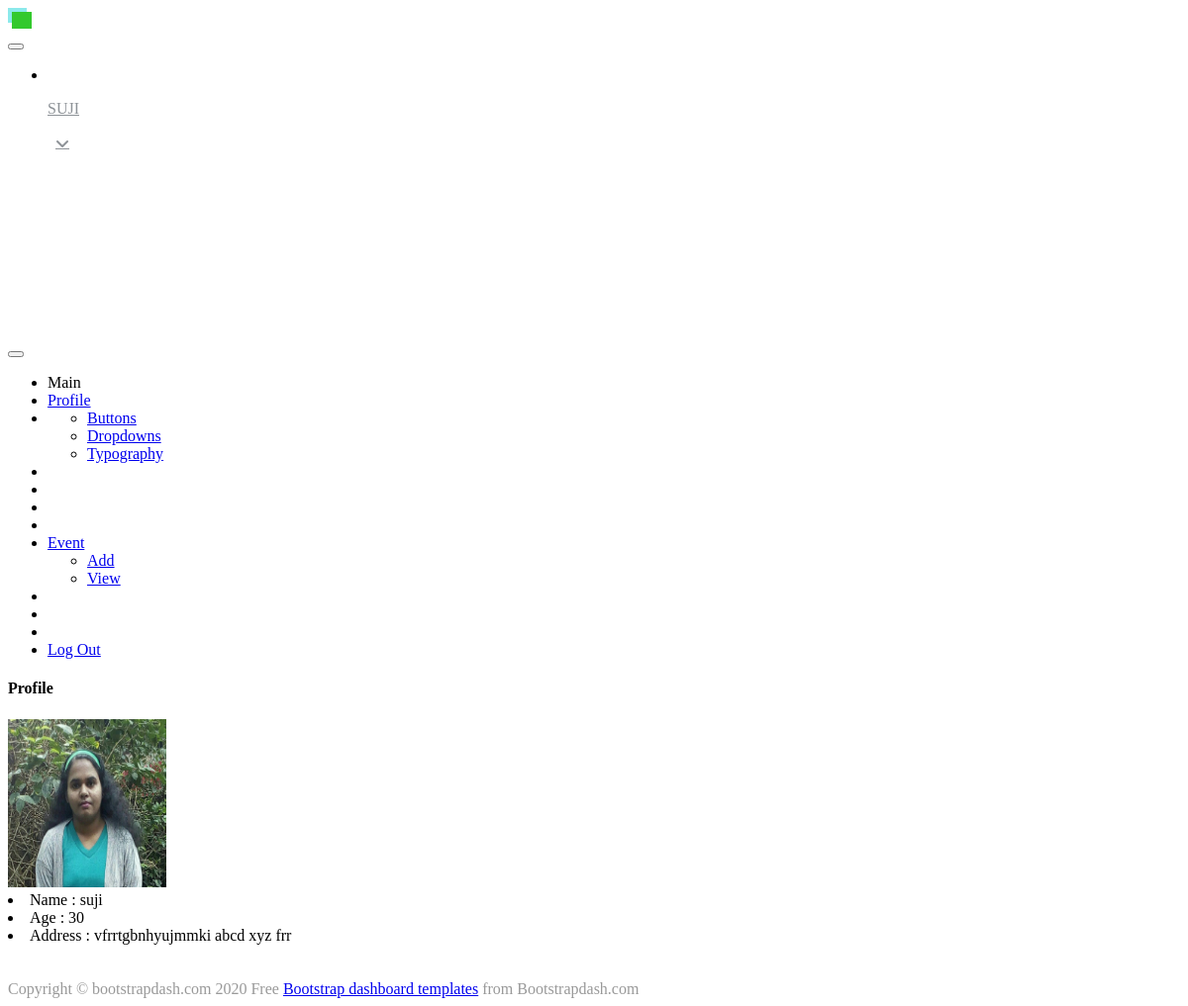
Page /profileview (signed in) on the committed database.
### demoapp/models.py (models this page shows)
class Login(AbstractUser):
    is_user=models.BooleanField(default=False)

class userlogin(models.Model):
    user=models.ForeignKey(Login,on_delete=models.CASCADE)
    name=models.CharField(max_length=30)
    age=models.IntegerField(null=True,blank=True)
    address=models.TextField(max_length=200)
    image=models.ImageField()
    def __str__(self):
        return self.name

### demoapp/views.py (the view)
# urls.py: path('profileview',views.profileview,name='profileview'),
def profileview(request):
    u = request.user
    data = userlogin.objects.filter(user=u)
    print(data)
    return render(request,'userpages/profileview.html',{'data':data})

### templates/userpages/profileview.html (shortened to what this page needs)
{% extends 'userpages/userhome.html' %}
{% load static %}
{% block content %}
<div class="card">
    <div class="card-body">
        <h4 class="card-title">Profile</h4>
        <form method ='post' enctype="multipart/form-data">
        {% for i in data %}
            <div class="template-demo">
                <div><img style="height: 170px;width: 160px;" src="{{i.image.url}}" ></div>
                <div style="color:black";>
                  <li class="list-group-item">Name : {{i.name}}</li>
                  <li class="list-group-item">Age : {{i.age}} </li>
                  <li class="list-group-item">Address : {{i.address}}</li>
                </div>
            </div>
            <br>
                <a class="btn btn-primary" href="{% url 'profileupdate' i.id %}">UPDATE</a>
                {% endfor %}
        </form>
    </div>
</div>
{% endblock %}

### templates/userpages/userhome.html (shortened to what this page needs)
<!DOCTYPE html>
<html lang="en">
{% load static %}
  <head>
    <link rel="stylesheet" href="{% static 'Admin/assets/vendors/mdi/css/materialdesignicons.min.css' %}">
    <link rel="stylesheet" href="{% static 'Admin/assets/vendors/flag-icon-css/css/flag-icon.min.css' %}">
    <link rel="stylesheet" href="{% static 'Admin/assets/vendors/css/vendor.bundle.base.css' %}">
    <link rel="stylesheet" href="{% static 'Admin/assets/vendors/font-awesome/css/font-awesome.min.css' %}" />
    <link rel="stylesheet" href="{% static 'Admin/assets/vendors/bootstrap-datepicker/bootstrap-datepicker.min.css' %}">
    <link rel="stylesheet" href="{% static 'Admin/assets/css/style.css' %}">
  </head>
  <body>
    <div class="container-scroller">
      <nav class="navbar default-layout-navbar col-lg-12 col-12 p-0 fixed-top d-flex flex-row">
        <div class="text-center navbar-brand-wrapper d-flex align-items-center justify-content-center">
          <a class="navbar-brand brand-logo-mini" href="index.html"><img src="{% static 'Admin/assets/images/logo-mini.svg' %}" alt="logo" /></a>
        </div>
        <div class="navbar-menu-wrapper d-flex align-items-stretch">
          <button class="navbar-toggler navbar-toggler align-self-center" type="button" data-toggle="minimize">
          </button>
          <ul class="navbar-nav navbar-nav-right">
            <li class="nav-item nav-profile dropdown">
              <a class="nav-link dropdown-toggle" id="profileDropdown" href="#" data-toggle="dropdown" aria-expanded="false">
                <div class="nav-profile-text">
                  <p class="mb-1 text-black">{{request.user}}</p>
                </div>
              </a>
            </li>
          </ul>
          <button class="navbar-toggler navbar-toggler-right d-lg-none align-self-center" type="button" data-toggle="offcanvas">
          </button>
        </div>
      </nav>
      <div class="container-fluid page-body-wrapper">
        <nav class="sidebar sidebar-offcanvas" id="sidebar">
          <ul class="nav">
            <li class="nav-item nav-category">Main</li>
            <li class="nav-item">
              <a class="nav-link" href="{% url 'profileview' %}">
                <span class="menu-title">Profile</span>
              </a>
            </li>
            <li class="nav-item">
              <div class="collapse" id="ui-basic">
                <ul class="nav flex-column sub-menu">
                  <li class="nav-item"> <a class="nav-link" href="pages/ui-features/buttons.html">Buttons</a></li>
                  <li class="nav-item"> <a class="nav-link" href="pages/ui-features/dropdowns.html">Dropdowns</a></li>
                  <li class="nav-item"> <a class="nav-link" href="pages/ui-features/typography.html">Typography</a></li>
                </ul>
              </div>
            </li>
            <li class="nav-item">
            </li>
            <li class="nav-item">
            </li>
            <li class="nav-item">
            </li>
            <li class="nav-item">
            </li>
            <li class="nav-item">
              <a class="nav-link" data-toggle="collapse" href="#auth" aria-expanded="false" aria-controls="auth">
                <span class="menu-title">Event</span>
              </a>
              <div class="collapse" id="auth">
                <ul class="nav flex-column sub-menu">
                  <li class="nav-item"> <a class="nav-link" href="{% url 'addevent' %}"> Add  </a></li>
                  <li class="nav-item"> <a class="nav-link" href="{% url 'viewevent' %}"> View </a></li>
                </ul>
              </div>
            </li>
            <li class="nav-item documentation-link">
            </li>
            <li class="nav-item sidebar-user-actions">
            </li>
            <li class="nav-item sidebar-user-actions">
            </li>
            <li class="nav-item sidebar-user-actions">
              <div class="sidebar-user-menu">
                <a href="{% url 'log' %}" class="nav-link">
                  <span class="menu-title">Log Out</span></a>
              </div>
            </li>
          </ul>
        </nav>
        <div class="main-panel">
          <div class="content-wrapper">
             {% block content %}{% endblock %}
                  </div>
                </div>
              </div>
            </div>
          <footer class="footer">
            <div class="footer-inner-wraper">
              <div class="d-sm-flex justify-content-center justify-content-sm-between">
                <span class="text-muted d-block text-center text-sm-left d-sm-inline-block">Copyright © bootstrapdash.com 2020</span>
                <span class="float-none float-sm-right d-block mt-1 mt-sm-0 text-center"> Free <a href="https://www.bootstrapdash.com/" target="_blank">Bootstrap dashboard templates</a> from Bootstrapdash.com</span>
              </div>
            </div>
          </footer>
  </body>
</html>

### static/css/style.css (style rules this page uses)
:root { --primary: #FDA12B; --secondary: #8D9297; --light: #F8F9FA; --dark: #182333; }
.btn { font-weight: 500; transition: .5s; }
.btn.btn-primary, .btn.btn-outline-primary:hover { color: #FFFFFF; }
.navbar .navbar-nav .nav-link { margin-left: 30px; padding: 25px 0; color: var(--secondary); font-weight: 500; text-transform: uppercase; outline: none; }
.navbar .dropdown-toggle::after { border: none; content: "\f107"; font-family: "Font Awesome 5 Free"; font-weight: 900; vertical-align: middle; margin-left: 8px; }
.footer { color: #999999; }

### rows in the picture
Login: user "SUJI"
userlogin: image (picture), name "suji", age "30", address "vfrrtgbnhyujmmki abcd xyz frr"
